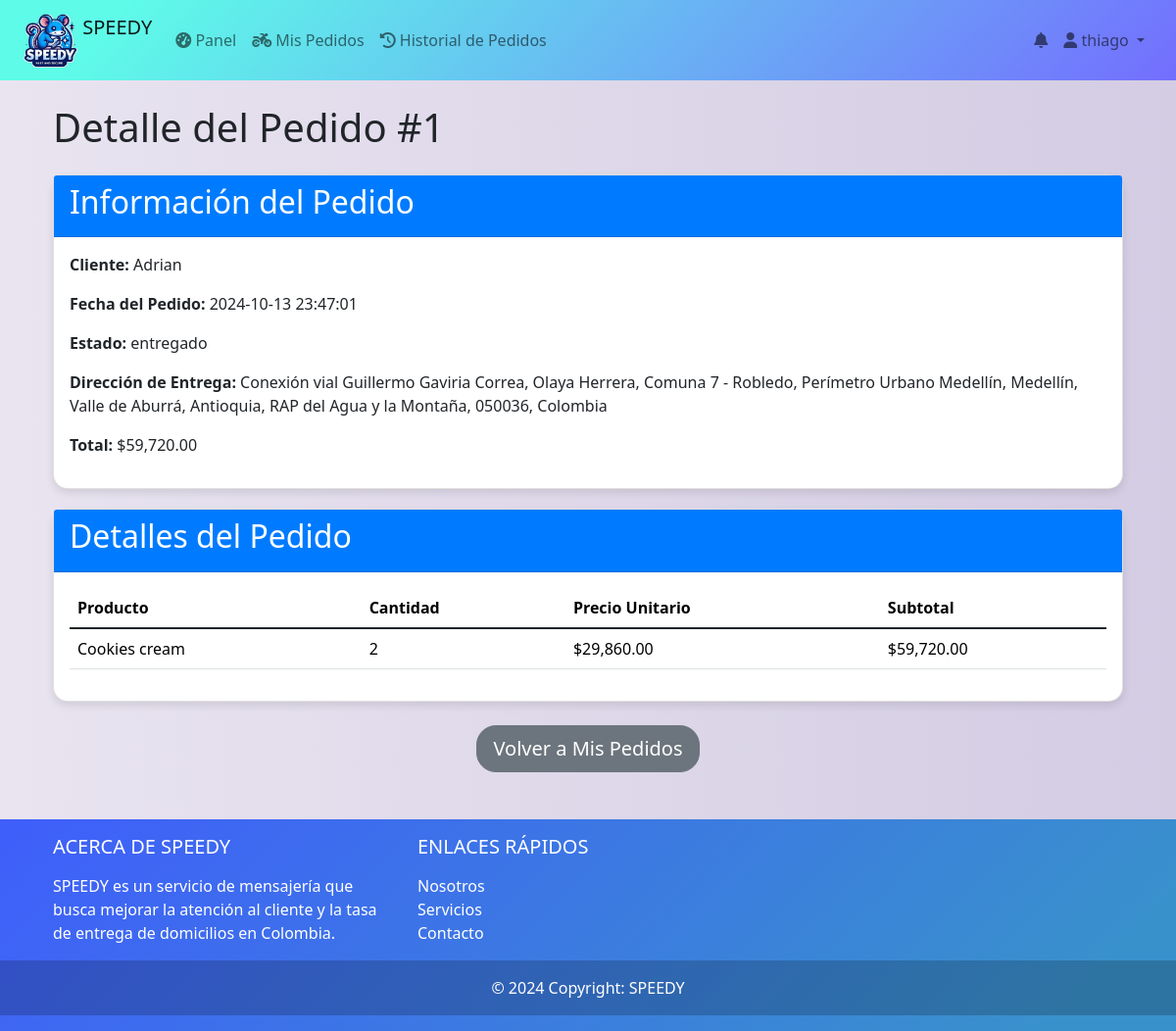
/index.php?controlador=pedidos&accion=verDetallePedidoDomiciliario&id=1 (signed in), run on the app's committed database.
### tables this page shows
CREATE TABLE IF NOT EXISTS `pedido` (
  `id` int NOT NULL AUTO_INCREMENT,
  `id_usuario` int NOT NULL,
  `fecha_hora_pedido` timestamp NULL DEFAULT CURRENT_TIMESTAMP,
  `estado` enum('pendiente','aceptado','en_preparacion','listo_para_entrega','en_camino','entregado','cancelado') NOT NULL DEFAULT 'pendiente',
  `valor_pedido` decimal(10,2) NOT NULL,
  `direccion_entrega` varchar(255) DEFAULT NULL,
  `id_domiciliario` int DEFAULT NULL,
  `comentarios` text,
  `fecha_entrega` timestamp NULL DEFAULT NULL,
  `calificacion` decimal(3,2) DEFAULT NULL,
  `fecha_hora_entrega` timestamp NULL DEFAULT NULL,
  PRIMARY KEY (`id`),
  KEY `id_usuario` (`id_usuario`),
  KEY `id_domiciliario` (`id_domiciliario`)
);

CREATE TABLE IF NOT EXISTS `usuarios` (
  `id` int NOT NULL AUTO_INCREMENT,
  `nombre` varchar(100) DEFAULT NULL,
  `email` varchar(100) DEFAULT NULL,
  `password` varchar(255) NOT NULL,
  `direccion` varchar(255) DEFAULT NULL,
  `telefono` varchar(20) DEFAULT NULL,
  `id_rol` int DEFAULT '2',
  PRIMARY KEY (`id`),
  UNIQUE KEY `email` (`email`),
  KEY `id_rol` (`id_rol`)
);

CREATE TABLE IF NOT EXISTS `detalle_pedido` (
  `id` int NOT NULL AUTO_INCREMENT,
  `id_pedido` int NOT NULL,
  `id_producto` int NOT NULL,
  `cantidad` int NOT NULL,
  `precio_unitario` decimal(10,2) NOT NULL,
  PRIMARY KEY (`id`),
  KEY `id_pedido` (`id_pedido`),
  KEY `id_producto` (`id_producto`)
);

CREATE TABLE IF NOT EXISTS `productos` (
  `id` int NOT NULL AUTO_INCREMENT,
  `nombre` varchar(100) NOT NULL,
  `descripcion` text,
  `precio` decimal(10,2) NOT NULL,
  `cantidad` int NOT NULL,
  `imagen` varchar(255) DEFAULT NULL,
  `fecha_registro` timestamp NULL DEFAULT CURRENT_TIMESTAMP,
  `id_tienda` int DEFAULT NULL,
  `id_categoria` int DEFAULT NULL,
  PRIMARY KEY (`id`),
  KEY `id_tienda` (`id_tienda`),
  KEY `id_categoria` (`id_categoria`) USING BTREE
);

### controladores/controlador_Pedidos.php (called while the page is built, shortened)
<?php
require_once 'modelos/Pedidos.php';
class ControladorPedidos {
    private $modeloPedidos;
    public function __construct() {
        $this->modeloPedidos = new Pedidos();
    }
    public function verDetallePedidoDomiciliario() {
        $idPedido = $_GET['id'] ?? null;
        $pedido = $this->modeloPedidos->obtenerPedidoPorId($idPedido);
        $detallesPedido = $this->modeloPedidos->obtenerDetallePedido($idPedido);
        require_once 'vista/Domiciliario/detalle_pedido.php';
    }
}

### index.php (called while the page is built, shortened)
<?php
include_once "conexion.php";
include_once("./vista/plantilla.php");
?>

### conexion.php (called while the page is built)
<?php
class baseDatos{
    public static $instancia=NULL;
    public static function crearInstancia() {
            if(!isset(self::$instancia)){
                $opcionesPDO[PDO::ATTR_ERRMODE] =PDO::ERRMODE_EXCEPTION;
                self::$instancia =new PDO ('mysql:host=localhost;dbname=bdspeedy','root','12345',$opcionesPDO);
            }
            return self ::$instancia;
        }
    }
?>

### modelos/Pedidos.php (called while the page is built, shortened)
<?php
require_once './conexion.php';
class Pedidos {
    private $db;
    public function __construct() {
        $this->db = baseDatos::crearInstancia();
    }
    public function obtenerPedidoPorId($id_pedido) {
        $sql = "SELECT p.*, u.nombre as nombre_usuario
                FROM pedido p
                JOIN usuarios u ON p.id_usuario = u.id
                WHERE p.id = :id_pedido";
        $stmt = $this->db->prepare($sql);
        $stmt->bindParam(':id_pedido', $id_pedido, PDO::PARAM_INT);
        $stmt->execute();
        return $stmt->fetch(PDO::FETCH_ASSOC);
    }
    public function obtenerDetallePedido($idPedido) {
        $sql = "SELECT dp.*, p.nombre as nombre_producto
                FROM detalle_pedido dp
                JOIN productos p ON dp.id_producto = p.id
                WHERE dp.id_pedido = :idPedido";
        $stmt = $this->db->prepare($sql);
        $stmt->bindParam(':idPedido', $idPedido, PDO::PARAM_INT);
        $stmt->execute();
        return $stmt->fetchAll(PDO::FETCH_ASSOC);
    }
}
?>

### vista/Domiciliario/detalle_pedido.php (the view, shortened to what this page needs)
<!DOCTYPE html>
<html lang="es">
<head>
    <link href="https://cdn.jsdelivr.net/npm/bootstrap@5.1.3/dist/css/bootstrap.min.css" rel="stylesheet">
</head>
<body>
    <div class="container mt-4">
        <h1 class="mb-4">Detalle del Pedido #<?php echo htmlspecialchars($pedido['id'] ?? 'N/A'); ?></h1>
        <div class="card">
            <div class="card-header">
                <h2>Información del Pedido</h2>
            </div>
            <div class="card-body">
                <p><strong>Cliente:</strong> <?php echo htmlspecialchars($pedido['nombre_usuario'] ?? 'No especificado'); ?></p>
                <p><strong>Fecha del Pedido:</strong> <?php echo htmlspecialchars($pedido['fecha_hora_pedido'] ?? 'No especificada'); ?></p>
                <p><strong>Estado:</strong> <?php echo htmlspecialchars($pedido['estado'] ?? 'Desconocido'); ?></p>
                <p><strong>Dirección de Entrega:</strong> <?php echo htmlspecialchars($pedido['direccion_entrega'] ?? 'No especificada'); ?></p>
                <p><strong>Total:</strong> $<?php echo number_format($pedido['valor_pedido'] ?? 0, 2); ?></p>
            </div>
        </div>
        <div class="card">
            <div class="card-header">
                <h2>Detalles del Pedido</h2>
            </div>
            <div class="card-body">
                <?php if (!empty($detallesPedido)): ?>
                    <table class="table">
                        <thead>
                            <tr>
                                <th>Producto</th>
                                <th>Cantidad</th>
                                <th>Precio Unitario</th>
                                <th>Subtotal</th>
                            </tr>
                        </thead>
                        <tbody>
                            <?php foreach ($detallesPedido as $detalle): ?>
                            <tr>
                                <td><?php echo htmlspecialchars($detalle['nombre_producto'] ?? 'N/A'); ?></td>
                                <td><?php echo htmlspecialchars($detalle['cantidad'] ?? '0'); ?></td>
                                <td>$<?php echo number_format($detalle['precio_unitario'] ?? 0, 2); ?></td>
                                <td>$<?php echo number_format(($detalle['cantidad'] ?? 0) * ($detalle['precio_unitario'] ?? 0), 2); ?></td>
                            </tr>
                            <?php endforeach; ?>
                        </tbody>
                    </table>
                <?php else: ?>
                    <p>No hay detalles disponibles para este pedido.</p>
                <?php endif; ?>
            </div>
        </div>
        <div class="text-center mt-4">
            <a href="<?php echo S_URL_D; ?>misPedidos" class="btn btn-secondary btn-lg btn-custom">Volver a Mis Pedidos</a>
        </div>
    </div>
</body>
</html>

### vista/recursos/css/estilos.css (style rules this page uses)
body { background: #D3CCE3; background: -webkit-linear-gradient(to right, #E9E4F0, #D3CCE3); background: linear-gradient(to right, #E9E4F0, #D3CCE3); margin: 0; }

### vista/Domiciliario/detalle_pedido.php (style rules this page uses)
.card { margin-bottom: 20px; border-radius: 15px; box-shadow: 0 4px 8px rgba(0,0,0,0.1); }
.card-header { background-color: #007bff; color: white; border-radius: 15px 15px 0 0; }
.btn-custom { border-radius: 20px; }

### data on the page
pedido: id "1", id_usuario.nombre "Adrian", fecha_hora_pedido "2024-10-13 23:47:01", estado "entregado", direccion_entrega "Conexión vial Guillermo Gaviria Correa, Olaya Herrera, Comuna 7 - Robledo, Perímetro Urbano Medellín, Medellín, Valle de Aburrá, Antioquia, RAP del Agua y la Montaña, 050036, Colombia", valor_pedido "59,720.00"
detalle_pedido: id_producto.nombre "Cookies cream", cantidad "2", precio_unitario "29,860.00", ($detalle['cantidad'] ?? 0) * ($detalle['precio_unitario'] ?? 0) "59,720.00"

### other printed values
$_SESSION["usuario"]['nombre'] "thiago"
